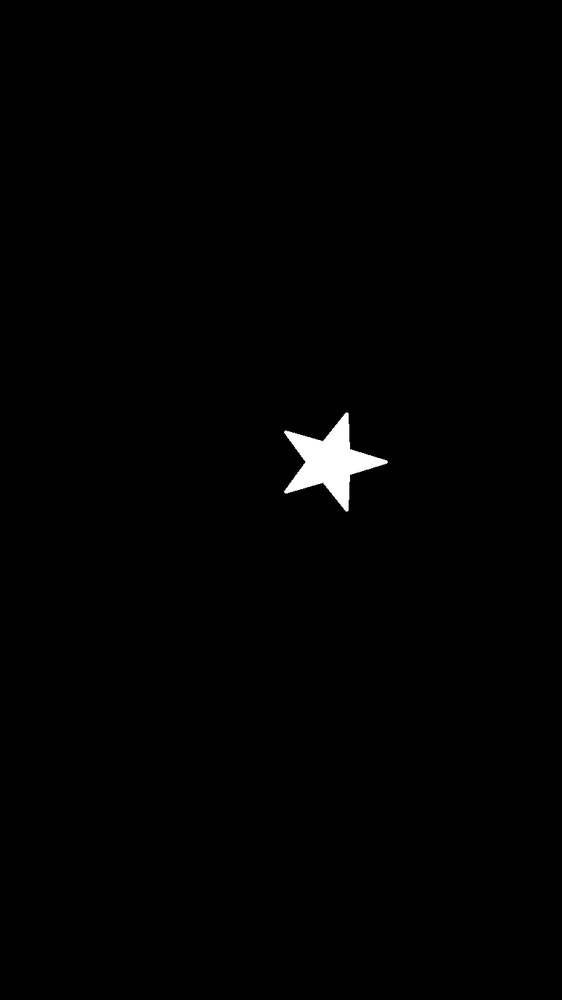
#> input picture test_image.png, 562 x 1000 px, shrunk from 777 x 1382 before the run
$ python contr_apprx.py test_image.png   (older library calls are emulated)
#> lines starting #> are read from the running program, lines starting #| are printed output that depends on the picture; after the words box and inside, x2 and y2 are one past the last pixel; in counts of white or black regions, pixels touching at a corner belong together
import cv2
import numpy as np
import matplotlib.pyplot as plt
import sys

# Location to image file
input=sys.argv[1]
img = cv2.imread(input,0)
#> img is the input picture: shape (1000, 562); min 0, max 255, mean 1.8
ret,thresh = cv2.threshold(img,127,255,0)
#> thresh: shape (1000, 562); 0.7% white; 1 white region
im2,contours,hierarchy = cv2.findContours(thresh, 1, 2)
#> contours = 1 contour; box (x1, y1, x2, y2) and area: (284, 412, 388, 512) 3764
cnt = contours[0]
#> cnt = contour of 166 points, box (x1, y1, x2, y2) (284, 412, 388, 512), area 3764

epsilon = 0.01*cv2.arcLength(cnt,True)
#> epsilon = 4.06
approx = cv2.approxPolyDP(cnt,epsilon,True)
#> approx = contour of 10 points, box (x1, y1, x2, y2) (284, 412, 388, 512), area 3683

zeros_image=np.zeros(im2.shape)
# https://docs.opencv.org/2.4.2/modules/core/doc/drawing_functions.html#void%20line(Mat&%20img,%20Point%20pt1,%20Point%20pt2,%20const%20Scalar&%20color,%20int%20thickness,%20int%20lineType,%20int%20shift)
# https://docs.opencv.org/2.4.2/modules/core/doc/drawing_functions.html

# Method 1
useable_points=[]
for num in range(len(approx)):
    useable_points.append((approx[num][0][0],approx[num][0][1]))
#> this loop made 10 passes
#> after the loop, useable_points = [(387, 461), (349, 448), (346, 412), (322, 441), (284, 431), (305, 461), (284, 492), (322, 482), (347, 511), (349, 475)]
useable_points = np.array(useable_points, np.int32)
#> useable_points = [[387, 461], [349, 448], [346, 412], [322, 441], [284, 431], [305, 461], [284, 492], [322, 482], [347, 511], [349, 475]]
useable_points = useable_points.reshape((-1,1,2))
#> useable_points has the same summary as approx
img_approximation=cv2.polylines(0*zeros_image.copy(),[useable_points],True,(255,255,255),1,1)
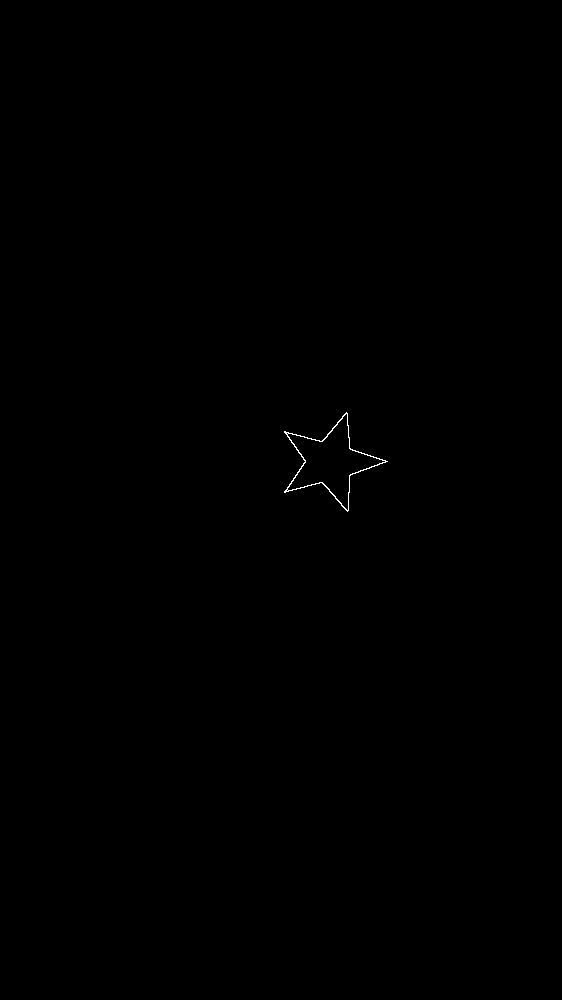
#> img_approximation: shape (1000, 562) float64; 0.09% white in thin lines or dots, all inside (x1, y1, x2, y2) = (284, 412, 388, 512)
plt.subplot('121')
plt.title("Method 1: Using cv2.polylines")
plt.imshow(img_approximation)
#plt.show()

# Method 2
# Drawing point by points
# Convoluted method

for num in range(len(approx)):

    if num!=len(approx)-1:
        zeros_image=cv2.line(zeros_image, (approx[num][0][0],approx[num][0][1]), (approx[num+1][0][0],approx[num+1][0][1]), 255, 1, 1)
    else:
        zeros_image=cv2.line(zeros_image, (approx[num][0][0],approx[num][0][1]), (approx[0][0][0],approx[0][0][1]), 255, 1, 1)
#> this loop made 10 passes
#> pass 1, `zeros_image=cv2.line(zeros_image, (approx[num][0][0],approx[num][0][1]..`:
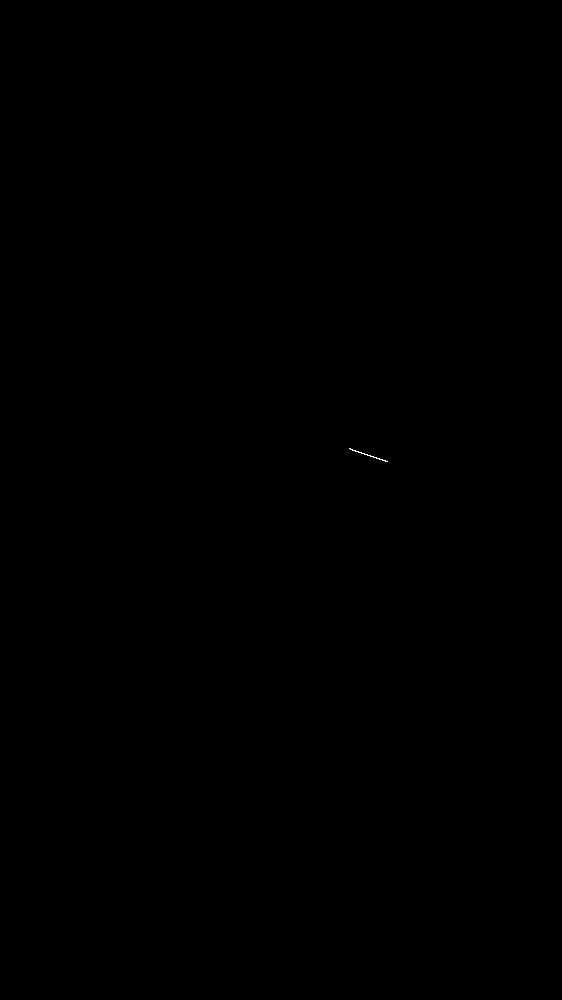
#> zeros_image: shape (1000, 562) float64; 0.01% white in thin lines or dots, all inside (x1, y1, x2, y2) = (349, 448, 388, 462)

plt.subplot('122')
plt.title("Method 2: Using cv2.line")
plt.imshow(zeros_image)
plt.show()
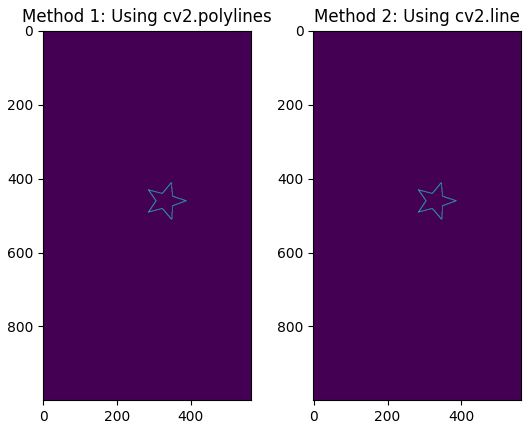
#> figure drawn by matplotlib, 2 panels
